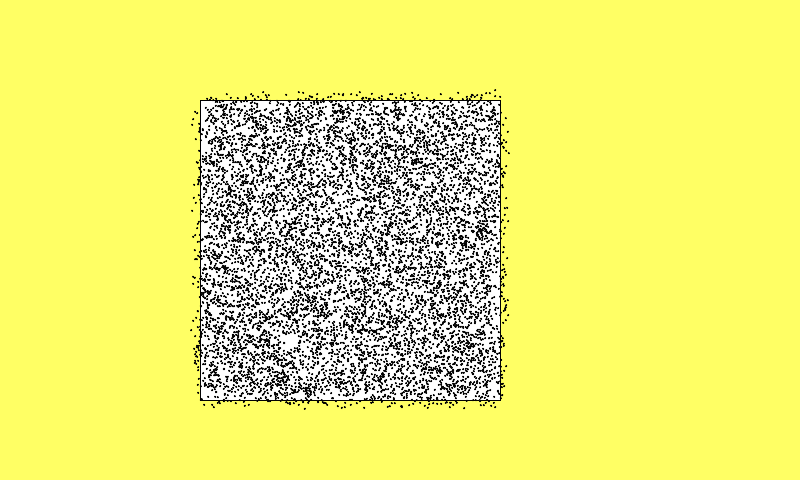
Frame 1 (no input)
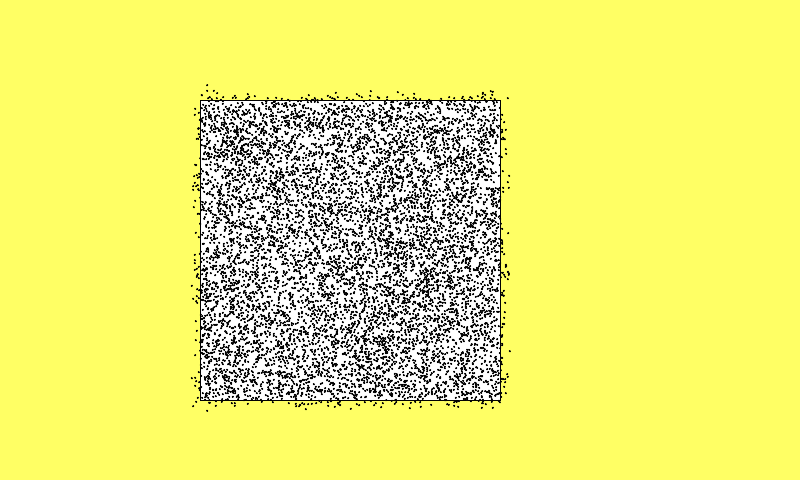
Frame 60 (the mouse pressed at the canvas centre just before this capture)
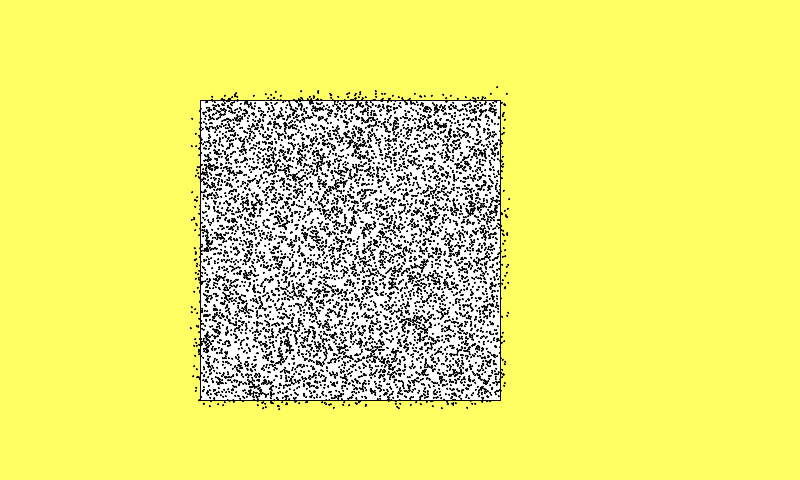
Frame 120 (the mouse held since frame 60 and released just before this capture)

The Processing sketch that drew these frames (run headless with seeded random() and noise(); from frame 60 on, the mouse is pressed at the canvas centre):

// Processing sketch: processing_173381
// ── processing_173381.pde

ArrayList<particle> particles;
int particleCount = 10000;
boolean a2 = false;
boolean a4 = false;
float box_x1,box_x2,box_y1,box_y2;
float collfactor;
float P = 0;
int X = 0;
int Y = 0;
//p.drag1 = false;
//p.traject = false;
 
 
void setup()
{size(800,480);
   particles = new ArrayList<particle>();
  for (int i=0;i<particleCount;i++)
  {
    particles.add(new particle(1)); 
  }
  
 background(255,255,100);
 box_x1 = 200;
 box_x2 = 500;
 box_y1 = 100;
 box_y2 = 400;
 collfactor = 0;
 }
  
 //initialise
void draw()
{ background(255,255,100);
  rectMode(CENTER);
  rect((box_x1+box_x2)/2,(box_y1+box_y2)/2,box_x2 - box_x1,box_y2 - box_y1);
P=0;
  for (int i= 0; i<particleCount;i++)
  {
    particle p = particles.get(i);
    p.update();
    p.display();
      
//if (p.drag1 == true)
//{
//  stroke(0);
//  strokeWeight(3);
//  line(mouseX,mouseY,p.location.x,p.location.y);
//}
if (p.location.x<box_x1 + collfactor)
 {
   p.location.x = box_x1;
   p.velocity.x = -1*p.velocity.x;
               P+=2*p.velocity.x;
 }
  else if(p.location.x>box_x2 - collfactor)
  { p.location.x = box_x2;
   p.velocity.x = -1*p.velocity.x;
                  P+= -2*p.velocity.x; 
}
  else if(p.location.y<box_y1+ collfactor)
  {
    p.location.y = box_y1;
    p.velocity.y = -1*p.velocity.y;
                
                  P+= 2*p.velocity.y; 
}
  else if(p.location.y>box_y2-collfactor){
     p.location.y = box_y2;
    p.velocity.y = -1*p.velocity.y;
             P+= -2*p.velocity.y; 
   
}
 
     
   
}
 
println(P);
 
}
 
 
class particle
{
 PVector location;
 PVector velocity = new PVector();
   
  particle(float temp_particle_radius)
  { float particle_radius = temp_particle_radius;
   
  float a = random(200,500);
  float b = random(100,400);
  location = new PVector(a,b);
  velocity.x = random(-10,10);
  velocity.y = random(-10,10);
  }
 
 
boolean drag1 = false;
boolean traject = false;
 
boolean a3 = false;
void display()
{
  stroke(0);
  strokeWeight(1);
  ellipse(location.x,location.y,1,1);
  }
 
 
void update()
{
  location.add(velocity);
}
}
